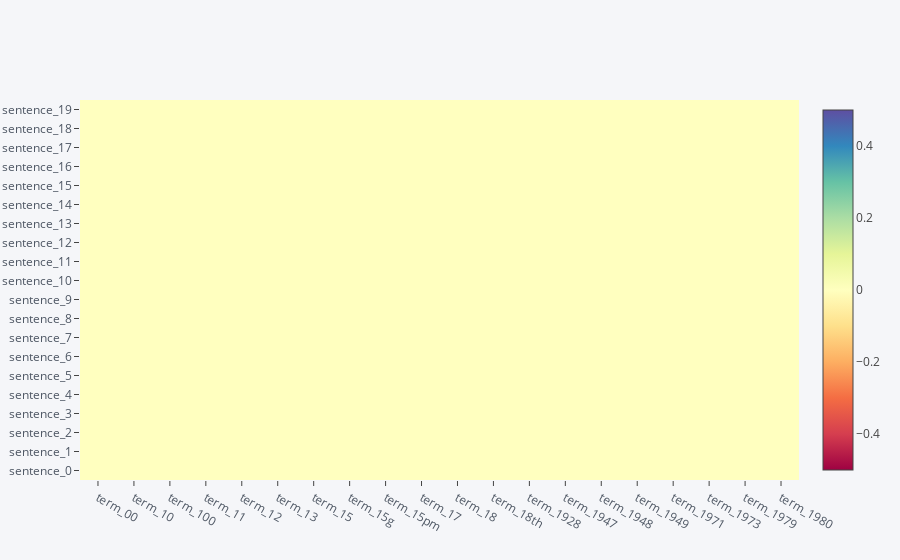

Notebook cell for this chart:
### Code cell
plot_y = ["sentence_"+ str(i) for i in X.index[0:20]]
plot_z = X_counts[0:20, 0:20].toarray()
offline.iplot(ta.plot_heat_map(plot_x, plot_y, plot_z))

### Figure 1 — Plotly figure (JSON) as saved in the notebook; plotly's stock layout.template omitted (floating-point values rounded to 4 significant figures; data arrays with more than 128 entries replaced by an {"elided": "..."} marker saying what was removed)
{"data": [{"colorscale": [[0, "rgb(158,1,66)"], [0.1, "rgb(213,62,79)"], [0.2, "rgb(244,109,67)"], [0.3, "rgb(253,174,97)"], [0.4, "rgb(254,224,139)"], [0.5, "rgb(255,255,191)"], [0.6, "rgb(230,245,152)"], [0.7, "rgb(171,221,164)"], [0.8, "rgb(102,194,165)"], [0.9, "rgb(50,136,189)"], [1, "rgb(94,79,162)"]], "type": "heatmap", "x": ["term_00", "term_10", "term_100", "term_11", "term_12", "term_13", "term_15", "term_15g", "term_15pm", "term_17", "term_18", "term_18th", "term_1928", "term_1947", "term_1948", "term_1949", "term_1971", "term_1973", "term_1979", "term_1980"], "y": ["sentence_0", "sentence_1", "sentence_2", "sentence_3", "sentence_4", "sentence_5", "sentence_6", "sentence_7", "sentence_8", "sentence_9", "sentence_10", "sentence_11", "sentence_12", "sentence_13", "sentence_14", "sentence_15", "sentence_16", "sentence_17", "sentence_18", "sentence_19"], "z": {"elided": "20x20 int values"}}], "layout": {"legend": {"bgcolor": "#F5F6F9", "font": {"color": "#4D5663"}}, "paper_bgcolor": "#F5F6F9", "plot_bgcolor": "#F5F6F9", "xaxis1": {"gridcolor": "#E1E5ED", "tickfont": {"color": "#4D5663"}, "title": "", "titlefont": {"color": "#4D5663"}, "zerolinecolor": "#E1E5ED"}, "yaxis1": {"gridcolor": "#E1E5ED", "tickfont": {"color": "#4D5663"}, "title": "", "titlefont": {"color": "#4D5663"}, "zeroline": false, "zerolinecolor": "#E1E5ED"}}}
